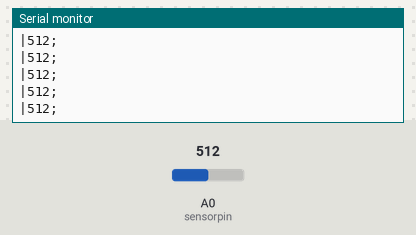
Recording of a sketch running on a simulated Arduino Uno, built with avr-gcc and run on an emulated ATmega328P. Shown: the last lines printed to the serial monitor. Inputs (shaded band) come from the test bench; at power-on: A0 (sensorpin) = 512.

Above: at 1.2 s.
1.3 s: A0 (sensorpin) set to 716
At 1.31 s:
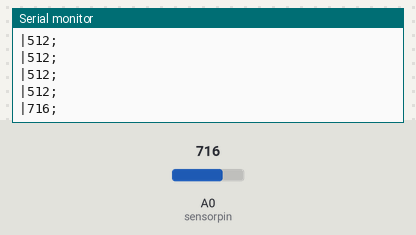
2.8 s: A0 (sensorpin) set to 900
At 2.81 s:
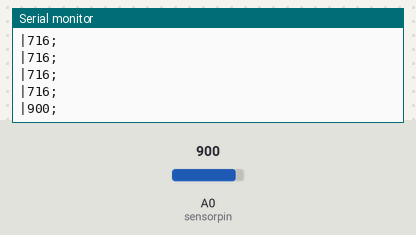
Timing chart, 0 to 5.8 s (numbered marks = the images above; inputs shaded):
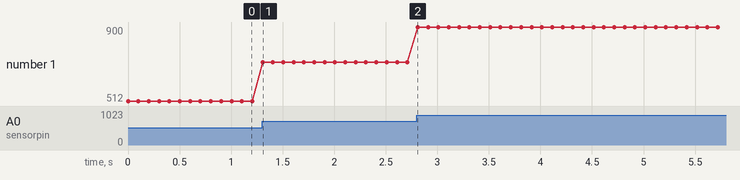

Measured:
- after the input at 1.3 s, the serial monitor: prints a new line at once (image 1)
- after the input at 2.8 s, the serial monitor: prints a new line at once (image 2)
- plotted number 1: 512 → 716 after the input at 1.3 s, 716 → 900 after the input at 2.8 s

The sketch:

Arduino_phone_serial_communication.ino
```cpp
const int sensorpin=A0;
int data;
int time=0;
void setup() {
  Serial.begin(9600);
}

void loop() {
  data=analogRead(sensorpin);
  Serial.println('|' + String(data)+';');
  delay(100);
  time += 1;
  Serial.flush();
}
```
